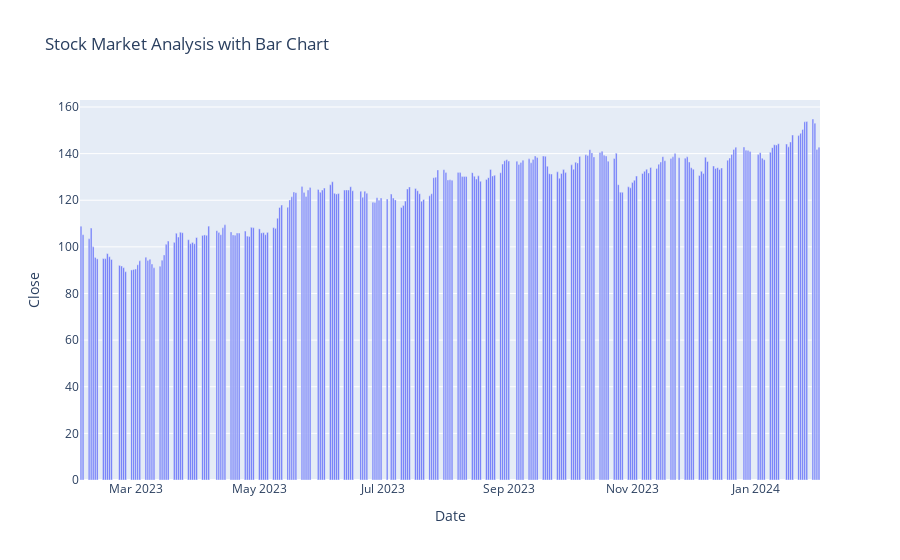

The notebook cell saved with this chart:
### Markdown cell above
## We also visualize a `Bar Chart` of the stock prices

A bar plot is also a handy visualization to analyze the stock market, specifically in the long term.

### Code cell
bar_p = px.bar(data, x = "Date", y = "Close", title = 'Stock Market Analysis with Bar Chart')

bar_p.show()

### Figure 1 — Plotly figure (JSON) as saved in the notebook; plotly's stock layout.template omitted (floating-point values rounded to 4 significant figures; data arrays with more than 128 entries replaced by an {"elided": "..."} marker saying what was removed)
{"data": [{"alignmentgroup": "True", "hovertemplate": "Date=%{x}<br>Close=%{y}<extra></extra>", "legendgroup": "", "marker": {"color": "#636efa", "pattern": {"shape": ""}}, "name": "", "offsetgroup": "", "orientation": "v", "showlegend": false, "textposition": "auto", "type": "bar", "x": {"elided": "251 str values"}, "xaxis": "x", "y": {"elided": "251 float values"}, "yaxis": "y"}], "layout": {"barmode": "relative", "legend": {"tracegroupgap": 0}, "title": {"text": "Stock Market Analysis with Bar Chart"}, "xaxis": {"anchor": "y", "domain": [0, 1], "title": {"text": "Date"}}, "yaxis": {"anchor": "x", "domain": [0, 1], "title": {"text": "Close"}}}}
